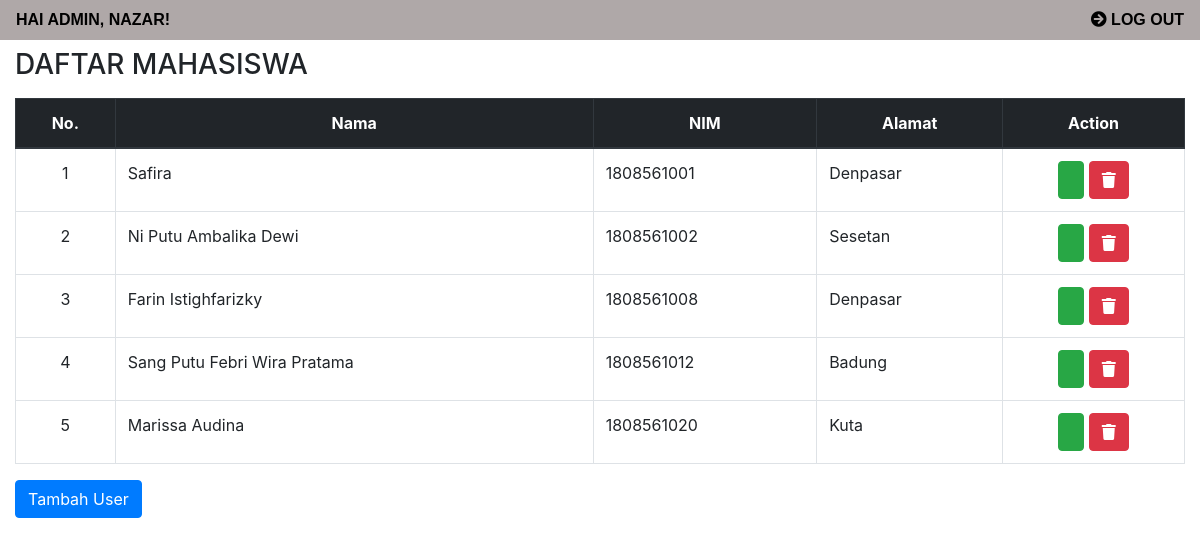
The app's page /admin/halaman_admin.php (signed in) with its own data.
### tables this page shows
CREATE TABLE `mahasiswa` (
  `id` int(6) UNSIGNED NOT NULL,
  `nama` varchar(30) NOT NULL,
  `nim` varchar(30) NOT NULL,
  `alamat` varchar(50) DEFAULT NULL,
  `tgl_reg` timestamp NOT NULL DEFAULT current_timestamp() ON UPDATE current_timestamp()
);

### admin/halaman_admin.php (the view, shortened to what this page needs)
<?php
    include '../koneksi.php';
    $nama = $_SESSION["nama"];
?>
<!DOCTYPE html>
<html>
<head>
    <link rel="stylesheet" href="https://maxcdn.bootstrapcdn.com/bootstrap/4.0.0/css/bootstrap.min.css">
    <link rel="stylesheet" href="../css/style.css">
    <link rel="stylesheet" href="https://pro.fontawesome.com/releases/v5.10.0/css/all.css"/>
</head>
<body>
    <div class="main">
        <div class="navbar" style="">
            <a href="halaman_admin.php">
                Hai Admin, <?php echo $nama; ?>!
            </a>
            <a href="../logout.php">
                <i aria-hidden="true" class="fa fa-arrow-circle-right"></i>
                Log Out
            </a>
        </div>
        <div class="content">
            <div class="container-fluid mt-2">
                <label>
                    <h3>DAFTAR MAHASISWA</h3>
                </label>
                <table class="table table-bordered">
                    <thead>
                        <tr class="text-center thead-dark">
                            <th>No.</th>
                            <th>Nama</th>
                            <th>NIM</th>
                            <th>Alamat</th>
                            <th>Action</th>
                        </tr>
                    </thead>
                    <tbody>
                    <?php
                        $no = 1;
                        $query = mysqli_query($kon, "SELECT * FROM mahasiswa ORDER BY nim");
                        while($data = mysqli_fetch_array($query)){
                            echo"
                            <tr>
                                <td class='text-center'>".$no++."</td>
                                <td>".$data['nama']."</td>
                                <td>".$data['nim']."</td>
                                <td>".$data['alamat']."</td>
                                <td class='text-center'>
                                    <a class='btn btn-success' href='edit_admin.php?id=".$data['id']."'>
                                        <i class='fa fa-pencil' aria-hidden='true'></i>
                                    </a>
                                    <a class='btn btn-danger' href='hapus_admin.php?id_mhs=".$data['id']."'>
                                        <i class='fa fa-trash' aria-hidden='true'></i>
                                    </a>
                                </td>
                            </tr>
                            ";
                        }
                        ?>
                    </tbody>
                </table>
                    <a href="tambah_admin.php" class="btn btn-primary">Tambah User</a>
            </div>
        </div>
    </div>
</body>
</html>

### css/style.css (style rules this page uses)
body { background-color: #ffffff; }
.navbar { background: rgb(175, 168, 168); }
.navbar a { color: rgb(0, 0, 0); text-transform: uppercase; font-family: 'OpenSans-Reguler', sans-serif; font-weight: 700; text-decoration: none; }

### records on screen
mahasiswa: nama "Safira", nim "1808561001", alamat "Denpasar"
mahasiswa: nama "Ni Putu Ambalika Dewi", nim "1808561002", alamat "Sesetan"
mahasiswa: nama "Farin Istighfarizky", nim "1808561008", alamat "Denpasar"
mahasiswa: nama "Sang Putu Febri Wira Pratama", nim "1808561012", alamat "Badung"
mahasiswa: nama "Marissa Audina", nim "1808561020", alamat "Kuta"

### other values on screen
$nama "NAZAR"
